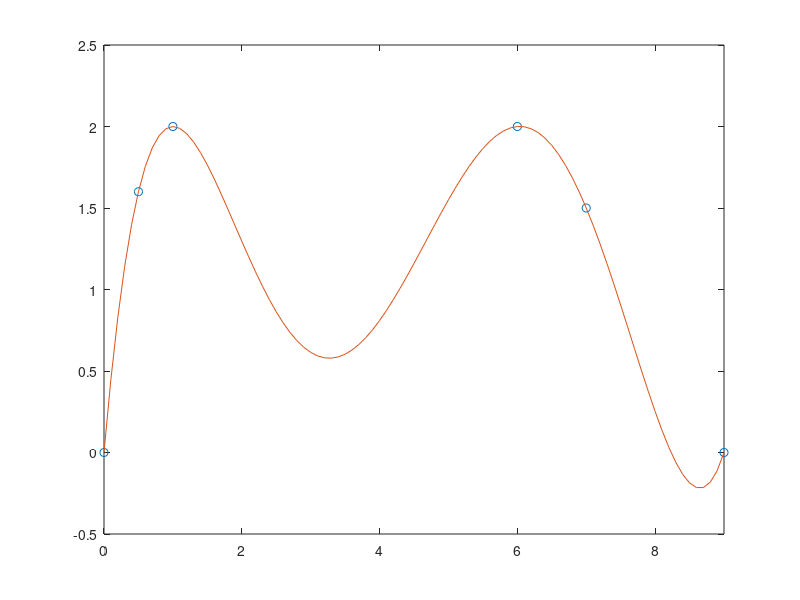

Recreate this plot in MATLAB.
clear all;clc;close all;
t=[0 0.5 1 6 7 9];
y=[0 1.6 2 2 1.5 0];
p=polyfit(t,y,5);
tm=0:0.1:9;
ym=polyval(p,tm);
plot(t,y,'o',tm,ym)
polyval(p,4)
axis([0,9,-0.5,2.5]);